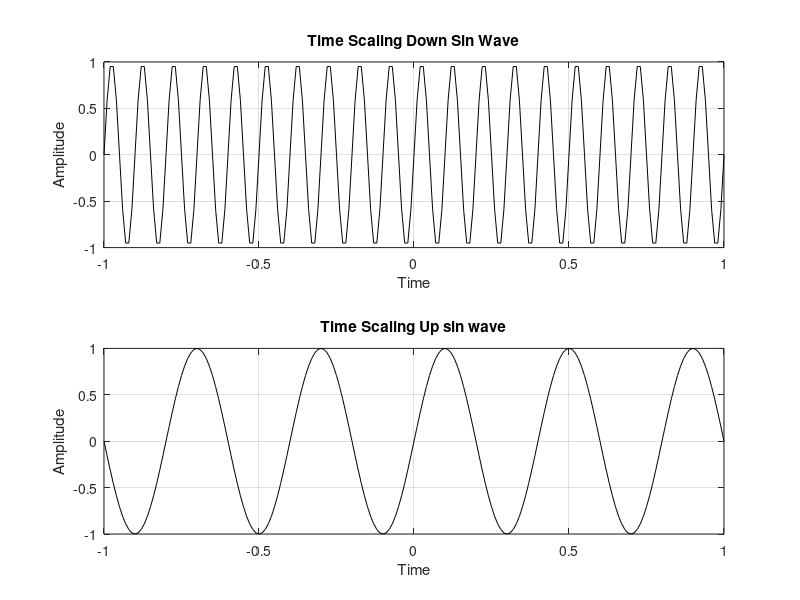

Write the MATLAB code that produced this figure.

clc;
clear all;
close all;

a=1;
f1=5;
t=-1:0.01:1;


%Time Scaling Down
tsdo=a*sin(2*pi*f1*(2*t));
subplot(2,1,1)
plot(t,tsdo, 'k')
xlabel('Time')
ylabel('Amplitude')
title('Time Scaling Down Sin Wave')
grid on

%Time Scaling Up
tsu=a*sin(2*pi*f1*(0.5*t));
subplot(2,1,2)
plot(t,tsu, 'k')
xlabel('Time')
ylabel('Amplitude')
title('Time Scaling Up sin wave')
grid on
